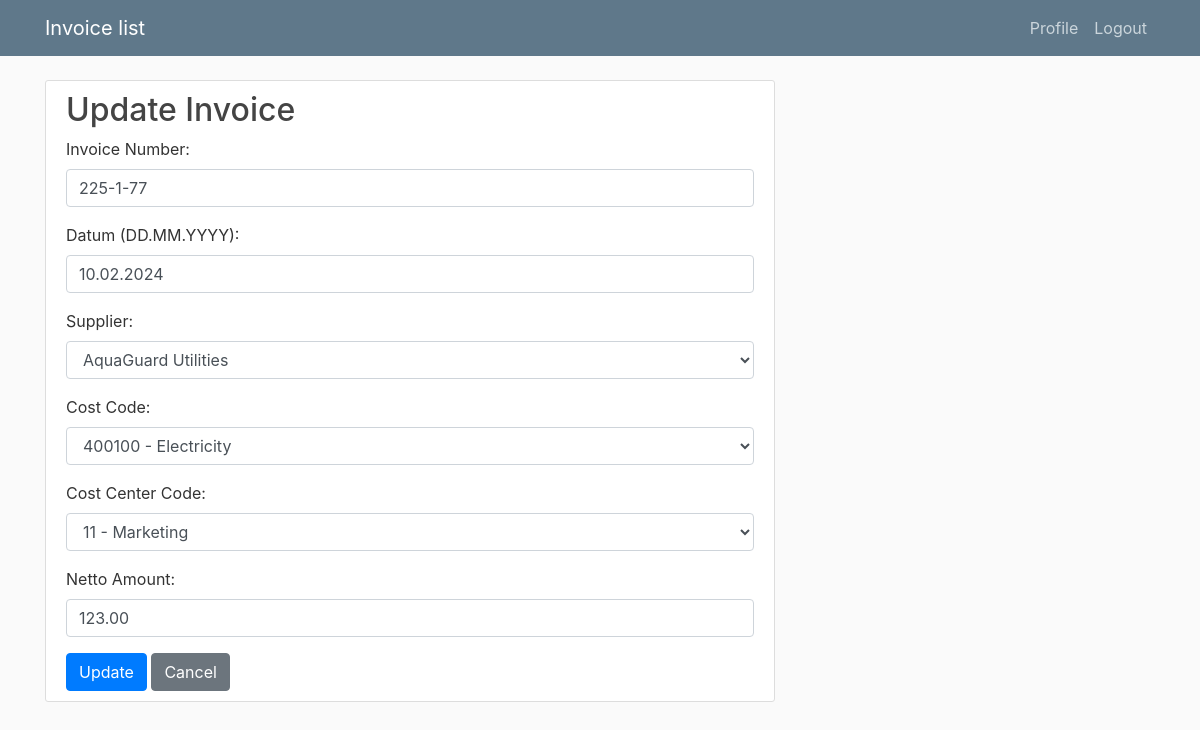
/update_invoice/13/ (signed in), run on the app's committed database.
### invoice/models.py (models this page shows, shortened)
class Invoice(models.Model):
    cost_code = models.ForeignKey(TypeOfCost, on_delete=models.CASCADE)
    cost_center_code = models.ForeignKey(CostCenter, on_delete=models.CASCADE)
    supplier = models.ForeignKey(Supplier, on_delete=models.CASCADE)
    netto_amount = models.DecimalField(max_digits=10, decimal_places=2)
    date = models.DateField()
    invoice_number = models.CharField(max_length=20)
    user = models.ForeignKey(User, on_delete=models.CASCADE)

class Supplier(models.Model):
	supplier_name = models.CharField(max_length=40)
	def __str__(self):
         return self.supplier_name

class TypeOfCost(models.Model):
	cost_code = models.IntegerField()
	cost_name = models.CharField(max_length=40)
	def __str__(self):
	   return f"{self.cost_code} - {self.cost_name}"

class CostCenter(models.Model):
	cost_center_code = models.IntegerField()
	cost_center_name = models.CharField(max_length=40)
	def __str__(self):
	   return f"{self.cost_center_code} - {self.cost_center_name}"

### invoice/views.py (the view)
# urls.py: path('update_invoice/<int:pk>/', views.update_invoice, name='update_invoice'),
@login_required
def update_invoice(request, pk):
    invoice = get_object_or_404(Invoice, pk=pk)
    if request.method == 'POST':
        form = InvoiceForm(request.POST, instance=invoice)
        if form.is_valid():
            date = form.cleaned_data['date']
            formatted_date = date.strftime("%Y-%m-%d")  # Novi format datuma
            form.cleaned_data['date'] = formatted_date  # Ažuriranje datuma u formi
            form.save()
            return redirect('invoice-detail', pk=pk)
    else:
        form = InvoiceForm(instance=invoice)
    return render(request, 'invoice/update_invoice.html', {'form': form})

### invoice/forms.py
class InvoiceForm(forms.ModelForm):
    cost_code = forms.ModelChoiceField(queryset=TypeOfCost.objects.all(), empty_label='')
    supplier = forms.ModelChoiceField(queryset=Supplier.objects.all(), empty_label='')
    cost_center_code = forms.ModelChoiceField(queryset=CostCenter.objects.all(), empty_label='')
    date = forms.DateField(label='Date (DD.MM.YYYY)', input_formats=['%d.%m.%Y'])
    class Meta:
        model = Invoice
        fields = ['invoice_number', 'date', 'supplier', 'cost_code', 'cost_center_code', 'netto_amount']

### invoice/templates/invoice/update_invoice.html (shortened to what this page needs)
{% extends "invoice/base.html" %}
{% load static %}
{% load crispy_forms_tags %}
{% block content %}
<div class="content-section">
    <h2>Update Invoice</h2>
    <form id="update-form" method="post" class="crispy">
        <div class="form-group">
            <label for="id_invoice_number">Invoice Number:</label>
            <input type="text" class="form-control" id="id_invoice_number" name="invoice_number" value="{{ form.instance.invoice_number }}">
        </div>
        <div class="form-group">
            <label for="id_date">Datum (DD.MM.YYYY):</label>
            <input type="text" class="form-control" id="id_date" name="date" value="{{ form.instance.date|date:'d.m.Y' }}">
        </div>
        <div class="form-group">
            <label for="id_supplier">Supplier:</label>
            <select class="form-control" id="id_supplier" name="supplier">
                {% for supplier in form.fields.supplier.queryset %}
                    <option value="{{ supplier.pk }}" {% if supplier.pk == form.instance.supplier.pk %}selected{% endif %}>{{ supplier }}</option>
                {% endfor %}
            </select>
        </div>
        <div class="form-group">
            <label for="id_cost_code">Cost Code:</label>
            <select class="form-control" id="id_cost_code" name="cost_code">
                {% for cost_code in form.fields.cost_code.queryset %}
                    <option value="{{ cost_code.pk }}" {% if cost_code.pk == form.instance.cost_code.pk %}selected{% endif %}>{{ cost_code }}</option>
                {% endfor %}
            </select>
        </div>
        <div class="form-group">
            <label for="id_cost_center_code">Cost Center Code:</label>
            <select class="form-control" id="id_cost_center_code" name="cost_center_code">
                {% for cost_center_code in form.fields.cost_center_code.queryset %}
                    <option value="{{ cost_center_code.pk }}" {% if cost_center_code.pk == form.instance.cost_center_code.pk %}selected{% endif %}>{{ cost_center_code }}</option>
                {% endfor %}
            </select>
        </div>
        <div class="form-group">
            <label for="id_netto_amount">Netto Amount:</label>
            <input type="text" class="form-control" id="id_netto_amount" name="netto_amount" value="{{ form.instance.netto_amount }}">
        </div>
        <button type="button" class="btn btn-primary" onclick="confirmUpdate()">Update</button>
        <a href="{% url 'invoice-detail' pk=form.instance.pk %}" class="btn btn-secondary">Cancel</a>
    </form>
</div>
{% endblock content %}

### invoice/static/invoice/main.css (style rules this page uses)
body { background: #fafafa; color: #333333; margin-top: 5rem; }
h1, h2, h3, h4, h5, h6 { color: #444444; }
.content-section { background: #ffffff; padding: 10px 20px; border: 1px solid #dddddd; border-radius: 3px; margin-bottom: 20px; }

### data on the page
Invoice: invoice_number "225-1-77", date "10.02.2024", supplier "AquaGuard Utilities", cost_code "400100 - Electricity", cost_center_code "11 - Marketing", netto_amount "123.00"
